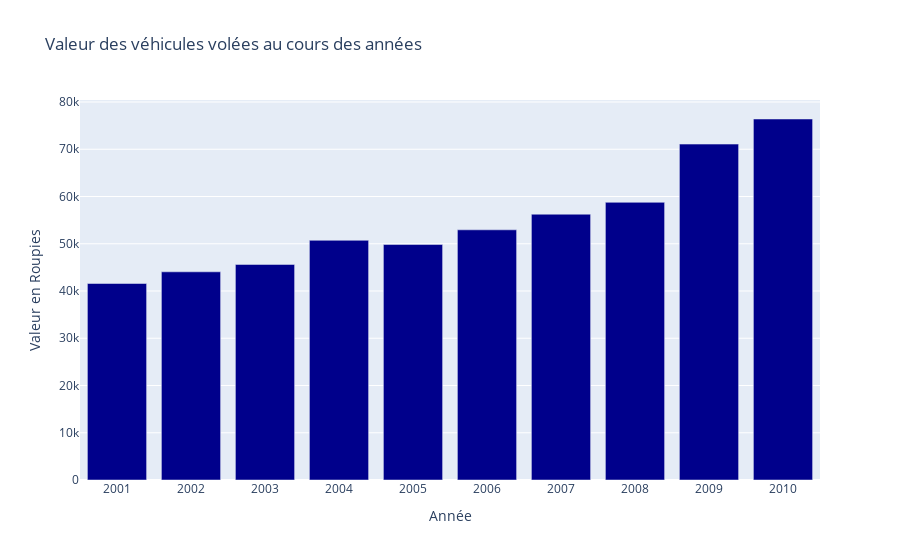

The notebook cell this image was saved under:
### Markdown cell above
## Analyse des vols de véhicule au cours des années

### Code cell
auto_theft_vs_rec_y = pd.DataFrame(auto_theft.groupby(['Year'])['Auto_Theft_Coordinated/Traced','Auto_Theft_Recovered', 'Auto_Theft_Stolen'].sum().reset_index())

year=['2001','2002','2003','2004','2005','2006','2007','2008','2009','2010']

fig = go.Figure(data=[
    go.Bar(name='Auto_Theft', x=year, y=auto_theft_vs_rec_y['Auto_Theft_Recovered'],
          marker_color='darkblue')
])

fig.update_layout(barmode='group',xaxis_title='Année',yaxis_title='Valeur en Roupies', title="Valeur des véhicules volées au cours des années")
fig.show()

### Figure 1 — Plotly figure (JSON) as saved in the notebook; plotly's stock layout.template omitted (floating-point values rounded to 4 significant figures)
{"data": [{"marker": {"color": "darkblue"}, "name": "Auto_Theft", "type": "bar", "x": ["2001", "2002", "2003", "2004", "2005", "2006", "2007", "2008", "2009", "2010"], "y": [41588, 44060, 45620, 50728, 49836, 52948, 56252, 58768, 71090, 76402]}], "layout": {"barmode": "group", "title": {"text": "Valeur des véhicules volées au cours des années"}, "xaxis": {"title": {"text": "Année"}}, "yaxis": {"title": {"text": "Valeur en Roupies"}}}}
